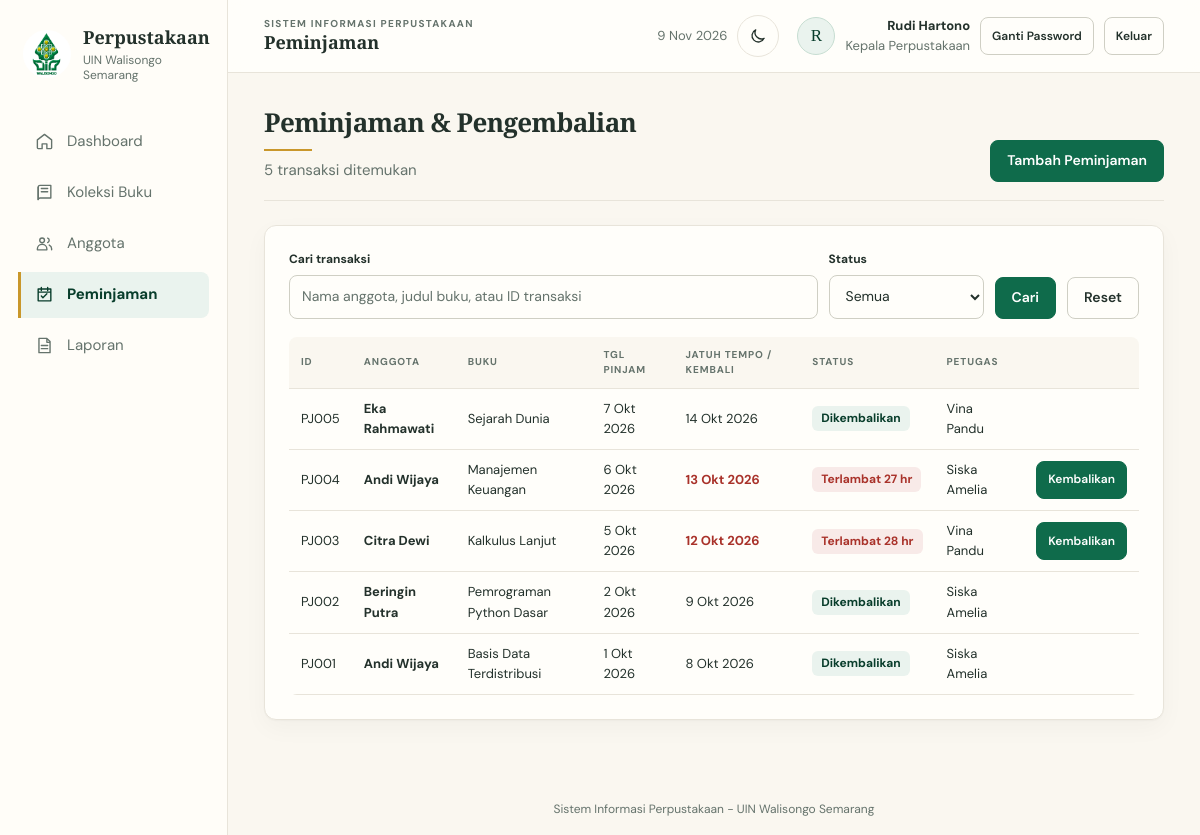
/modules/peminjaman/index.php (signed in), run on the app's committed database.
### tables this page shows
CREATE TABLE IF NOT EXISTS peminjaman (
  id_peminjaman VARCHAR(10) PRIMARY KEY,
  id_anggota VARCHAR(10) NOT NULL,
  id_buku VARCHAR(10) NOT NULL,
  id_petugas VARCHAR(10) NOT NULL,
  tgl_pinjam DATE NOT NULL,
  tgl_kembali DATE NOT NULL,
  status VARCHAR(20) NOT NULL,
  FOREIGN KEY (id_anggota) REFERENCES anggota(id_anggota) ON DELETE CASCADE,
  FOREIGN KEY (id_buku) REFERENCES buku(id_buku) ON DELETE CASCADE,
  FOREIGN KEY (id_petugas) REFERENCES petugas(id_petugas) ON DELETE CASCADE
);

CREATE TABLE IF NOT EXISTS anggota (
  id_anggota VARCHAR(10) PRIMARY KEY,
  nama VARCHAR(100) NOT NULL,
  email VARCHAR(100) NOT NULL,
  no_telepon VARCHAR(15) NOT NULL,
  status_aktif VARCHAR(10) NOT NULL
);

CREATE TABLE IF NOT EXISTS buku (
  id_buku VARCHAR(10) PRIMARY KEY,
  judul VARCHAR(100) NOT NULL,
  pengarang VARCHAR(100) NOT NULL,
  id_kategori VARCHAR(10) NOT NULL,
  stok INT NOT NULL,
  FOREIGN KEY (id_kategori) REFERENCES kategori(id_kategori) ON DELETE CASCADE
);

CREATE TABLE IF NOT EXISTS petugas (
  id_petugas VARCHAR(10) PRIMARY KEY,
  nama_petugas VARCHAR(100) NOT NULL,
  jabatan VARCHAR(50) NOT NULL
);

### includes/helpers.php (called while the page is built, shortened)
<?php
function e($s): string
{
    return htmlspecialchars((string)$s, ENT_QUOTES, 'UTF-8');
}
function url(string $path = ''): string
{
    return BASE_URL . ltrim($path, '/');
}
function tgl_indo(?string $d): string
{
    $b = ['', 'Jan', 'Feb', 'Mar', 'Apr', 'Mei', 'Jun', 'Jul', 'Agu', 'Sep', 'Okt', 'Nov', 'Des'];
    $t = strtotime($d);
    return date('j', $t) . ' ' . $b[(int)date('n', $t)] . ' ' . date('Y', $t);
}
function hari_selisih(string $dari, string $sampai): int
{
    return (int)floor((strtotime($sampai) - strtotime($dari)) / 86400);
}
function paginate(PDO $pdo, string $countSql, array $params, int $perPage = 8): array
{
    $st = $pdo->prepare($countSql);
    $st->execute($params);
    $total = (int)$st->fetchColumn();
    $pages = max(1, (int)ceil($total / $perPage));
    $page = min(max(1, (int)($_GET['page'] ?? 1)), $pages);
    return ['total' => $total, 'pages' => $pages, 'page' => $page, 'per' => $perPage, 'offset' => ($page - 1) * $perPage];
}

### modules/peminjaman/index.php (the view, shortened to what this page needs)
<?php
require __DIR__ . '/../../includes/bootstrap.php';
$today = date('Y-m-d');
$q = trim($_GET['q'] ?? '');
$sf = $_GET['status'] ?? '';
$where = ' WHERE 1=1'; $params = [];
$join = ' FROM peminjaman p JOIN anggota a ON p.id_anggota=a.id_anggota JOIN buku b ON p.id_buku=b.id_buku JOIN petugas t ON p.id_petugas=t.id_petugas';
$pg = paginate($pdo, 'SELECT COUNT(*)' . $join . $where, $params);
$st = $pdo->prepare('SELECT p.*, a.nama, b.judul, t.nama_petugas' . $join . $where
    . ' ORDER BY p.tgl_pinjam DESC, p.id_peminjaman DESC LIMIT ' . (int)$pg['per'] . ' OFFSET ' . (int)$pg['offset']);
$st->execute($params); $rows = $st->fetchAll();
?>
<div class="head">
  <div><h1>Peminjaman &amp; Pengembalian</h1><p class="sub"><?= $pg['total'] ?> transaksi ditemukan</p></div>
  <a class="btn" href="<?= e(url('modules/peminjaman/baru.php')) ?>">Tambah Peminjaman</a>
</div>
<div class="card">
  <form class="filter" method="get" action="<?= e(url('modules/peminjaman/index.php')) ?>">
    <div class="grow"><label for="q-loan">Cari transaksi</label><input id="q-loan" name="q" value="<?= e($q) ?>" placeholder="Nama anggota, judul buku, atau ID transaksi"></div>
    <div><label for="loan-status-filter">Status</label><select id="loan-status-filter" name="status"><option value="">Semua</option>
      <?php foreach (['Dipinjam', 'Terlambat', 'Dikembalikan'] as $s): ?><option <?= $sf === $s ? 'selected' : '' ?>><?= $s ?></option><?php endforeach; ?></select></div>
    <button class="btn">Cari</button><a class="btn ghost" href="<?= e(url('modules/peminjaman/index.php')) ?>">Reset</a>
  </form>
  <div class="table-scroll"><table>
    <tr><th>ID</th><th>Anggota</th><th>Buku</th><th>Tgl pinjam</th><th>Jatuh tempo / kembali</th><th>Status</th><th>Petugas</th><th></th></tr>
    <?php foreach ($rows as $r):
        $late = $r['status'] === 'Dipinjam' && $r['tgl_kembali'] < $today; ?>
      <tr>
        <td><?= e($r['id_peminjaman']) ?></td><td><b><?= e($r['nama']) ?></b></td><td><?= e($r['judul']) ?></td>
        <td><?= e(tgl_indo($r['tgl_pinjam'])) ?></td><td class="<?= $late ? 'late-date' : '' ?>"><?= e(tgl_indo($r['tgl_kembali'])) ?></td>
        <td><?php if ($r['status'] === 'Dikembalikan'): ?><span class="badge b-ok">Dikembalikan</span>
            <?php elseif ($late): ?><span class="badge b-red">Terlambat <?= hari_selisih($r['tgl_kembali'], $today) ?> hr</span>
            <?php else: ?><span class="badge b-amb">Dipinjam</span><?php endif; ?></td>
        <td><?= e($r['nama_petugas']) ?></td>
        <td class="r"><?php if ($r['status'] === 'Dipinjam'): ?>
          <form method="post" action="<?= e(url('modules/peminjaman/index.php')) ?>" data-confirm="Buku akan ditandai sudah dikembalikan dan stok diperbarui." data-confirm-title="Proses pengembalian" data-confirm-action="Kembalikan">
            <button class="btn sm">Kembalikan</button></form><?php endif; ?></td>
      </tr>
    <?php endforeach; ?>
  </table></div>
</div>

### assets/css/base.css (style rules this page uses)
:root { color-scheme: light; --green: #0f6b4b; --green-dark: #083d2b; --green-pale: #eaf3ee; --green-border: #c6ddd1; --gold: #c9972b; --gold-pale: #fbf4e5; --yellow: #805713; --yellow-pale: #fbf3e5; --yellow-border: #ead9b9; --red: #a9322a; --red-pale: #f8eae8; --red-border: #ebc6c4; --ink: #23312b; --muted: #65736c; --line: #e8e4da; --input-line: #cfcfc4; --surface: #fffefa; --canvas: #faf7f0; --sidebar-surface: #fffdf8; --hover-surface: #f3f1e9; --table-hover: #f8f6f0; --neutral-pale: #eeece4; --placeholder: #65736c; --focus-ring: #0f6b4b; --overlay: rgba(8, 30, 21, .46); --overlay-light-bg: rgba(8, 30, 21, .42); --print-ink: #000; --print-line: #888; --radius-sm: 8px; --radius: 12px; --radius-lg: 16px; --shadow-card: 0 1px 2px rgba(34, 40, 32, .035), 0 8px 24px rgba(34, 40, 32, .035); --shadow-hover: 0 8px 24px rgba(34, 40, 32, .09); --space-1: 4px; --space-2: 8px; --space-3: 12px; --space-4: 16px; --space-6: 24px; --space-8: 32px; --serif: "Playfair Display", Georgia, serif; --sans: "DM Sans", "Segoe UI", Arial, sans-serif; }
* { box-sizing: border-box; }
html { min-width: 320px; scroll-behavior: smooth; }
body { margin: 0; overflow-x: hidden; background: var(--canvas); color: var(--ink); font: 400 15px/1.55 var(--sans); -webkit-font-smoothing: antialiased; }
a { color: var(--green); }
a, button, input, select { font-family: inherit; }
button, select, input[type="submit"] { cursor: pointer; }
h1, h2, h3, p { margin-top: 0; }
h1, h2 { font-family: var(--serif); font-weight: 600; letter-spacing: -.025em; }
h1 { margin-bottom: var(--space-1); font-size: clamp(26px, 2vw, 34px); line-height: 1.22; }
.r, .stat .n { font-variant-numeric: tabular-nums; }
@media (prefers-reduced-motion: no-preference) { .card, .stat, .head, .welcome-banner, .table-scroll, .book-tile, .form-card { animation: enter 360ms both; } }
@media (prefers-reduced-motion: no-preference) { .content > :nth-child(2) { animation-delay: 40ms; } }

### assets/css/layout.css (style rules this page uses)
.head { display: flex; align-items: flex-end; justify-content: space-between; gap: 18px; margin-bottom: 24px; border-bottom: 1px solid var(--line); padding-bottom: 18px; }
.head h1::after { display: block; width: 48px; height: 2px; margin-top: 10px; background: var(--gold); content: ""; }
.head .sub { margin: 8px 0 0; color: var(--muted); }

### data on the page
peminjaman: id_peminjaman "PJ005", id_anggota.nama "Eka Rahmawati", id_buku.judul "Sejarah Dunia", tgl_pinjam "7 Okt 2026", tgl_kembali "14 Okt 2026", status "Dikembalikan", id_petugas.nama_petugas "Vina Pandu"
peminjaman: id_peminjaman "PJ004", id_anggota.nama "Andi Wijaya", id_buku.judul "Manajemen Keuangan", tgl_pinjam "6 Okt 2026", tgl_kembali "13 Okt 2026", tgl_kembali "27", id_petugas.nama_petugas "Siska Amelia"
peminjaman: id_peminjaman "PJ003", id_anggota.nama "Citra Dewi", id_buku.judul "Kalkulus Lanjut", tgl_pinjam "5 Okt 2026", tgl_kembali "12 Okt 2026", tgl_kembali "28", id_petugas.nama_petugas "Vina Pandu"
peminjaman: id_peminjaman "PJ002", id_anggota.nama "Beringin Putra", id_buku.judul "Pemrograman Python Dasar", tgl_pinjam "2 Okt 2026", tgl_kembali "9 Okt 2026", status "Dikembalikan", id_petugas.nama_petugas "Siska Amelia"
peminjaman: id_peminjaman "PJ001", id_anggota.nama "Andi Wijaya", id_buku.judul "Basis Data Terdistribusi", tgl_pinjam "1 Okt 2026", tgl_kembali "8 Okt 2026", status "Dikembalikan", id_petugas.nama_petugas "Siska Amelia"

### other printed values
$label "Dashboard"
$label "Koleksi Buku"
$label "Anggota"
$label "Peminjaman"
$label "Laporan"
$title "Peminjaman"
mb_strtoupper(mb_substr($u['nama_petugas'], 0, 1)) "R"
$u['nama_petugas'] "Rudi Hartono"
$u['jabatan'] "Kepala Perpustakaan"
$pg['total'] "5"
